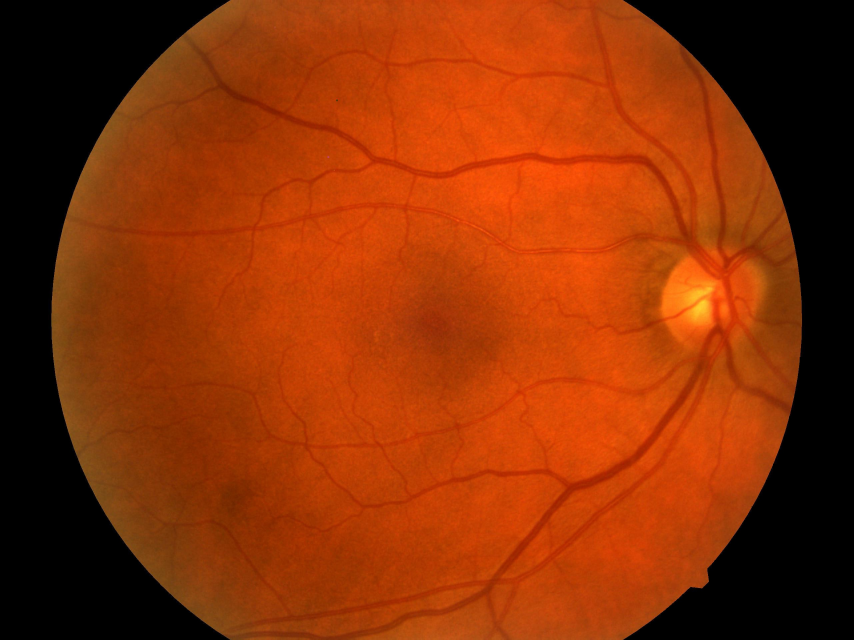
#> input picture data/train/0/10161_right.jpeg, 2560 x 1920 px (shown at 1/3 size); its folder holds only this picture in this run
$ jupyter execute --allow-errors preprocessing.ipynb
#> lines starting #> are read from the running program, lines starting #| are printed output that depends on the picture
# Preprocessing

[cell 1]
import os
from PIL import Image, ImageOps
from tqdm import tqdm

[cell 2]
train_dir = "data/train"
val_dir = "data/val"


folders = ["train", "val"]
src_base = "data"
dst_base = "transform"
target_size = 224

[cell 3]
# Function to count images in each class folder
def count_images_by_class(path):
    class_counts = {}
    for class_name in os.listdir(path):
        class_path = os.path.join(path, class_name)
        if os.path.isdir(class_path):
            count = len([f for f in os.listdir(class_path)
                         if f.lower().endswith((".png", ".jpg", ".jpeg", ".bmp", ".tif"))])
            class_counts[class_name] = count
    return class_counts

[cell 4]
def pad_and_resize(img, target_size=224, fill_color=(0,0,0)):
    w, h = img.size
    # Pad to square
    if w != h:
        if w > h:
            delta = w - h
            padding = (0, delta//2, 0, delta - delta//2)
        else:
            delta = h - w
            padding = (delta//2, 0, delta - delta//2, 0)
        img = ImageOps.expand(img, padding, fill=fill_color)
    # Resize to 224x224
    img = img.resize((target_size, target_size))
    return img

[cell 5]
# Count images
counts = count_images_by_class(train_dir)

# Print results
print("📊 Image counts per class in train folder:")
for class_name, num in counts.items():
    print(f"Class {class_name}: {num} images")

#> (a cell that did not finish here is left out)

#> further down, img is the input picture: PIL image 2560x1920 RGB; mean R, G, B 138.2, 48.9, 5

# Print results
print("📊 Image counts per class in Validation folder:")
for class_name, num in counts.items():
    print(f"Class {class_name}: {num} images")

#> (a cell that did not finish here is left out)

#> in pad_and_resize, `img = ImageOps.expand(img, padding, fill=fill_color)`:
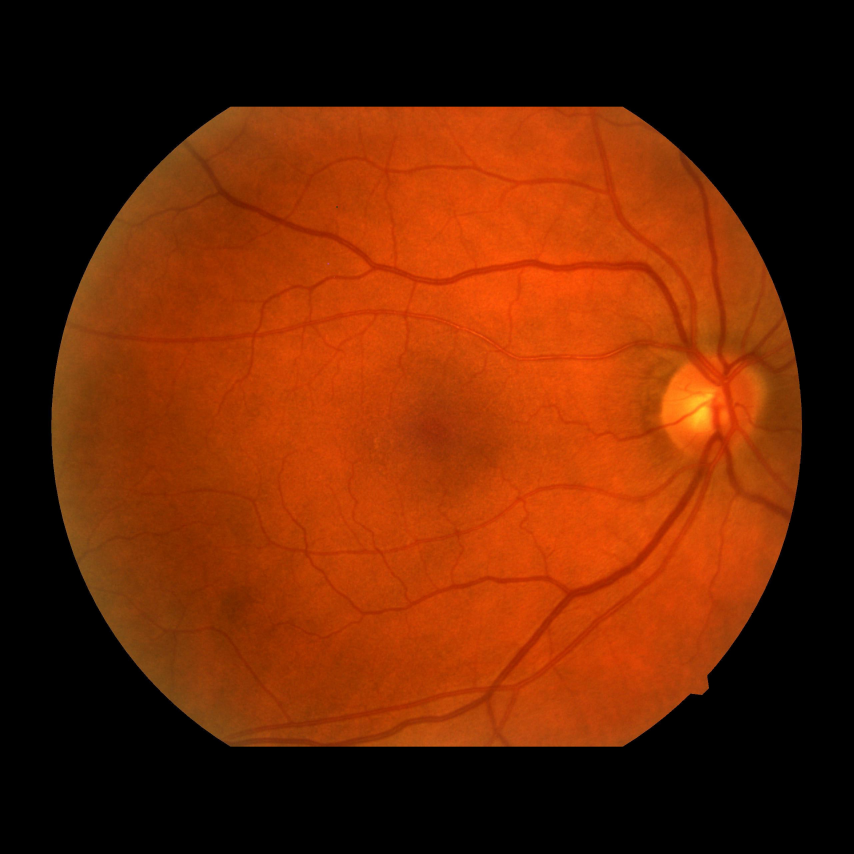
#> img: PIL image 2560x2560 RGB (shown at 1/3 size); mean R, G, B 103.7, 36.7, 3.8
#> in pad_and_resize, `img = img.resize((target_size, target_size))`:
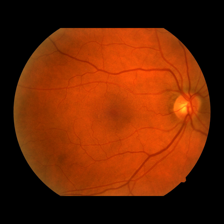
#> img: PIL image 224x224 RGB; mean R, G, B 103.7, 36.7, 3.8
                img_square_224.save(dst_path)
            except Exception as e:
                print(f"⚠️ Could not process {src_path}: {e}")

print("✅ All images padded and resized to 224x224 in 'transform/train'")
